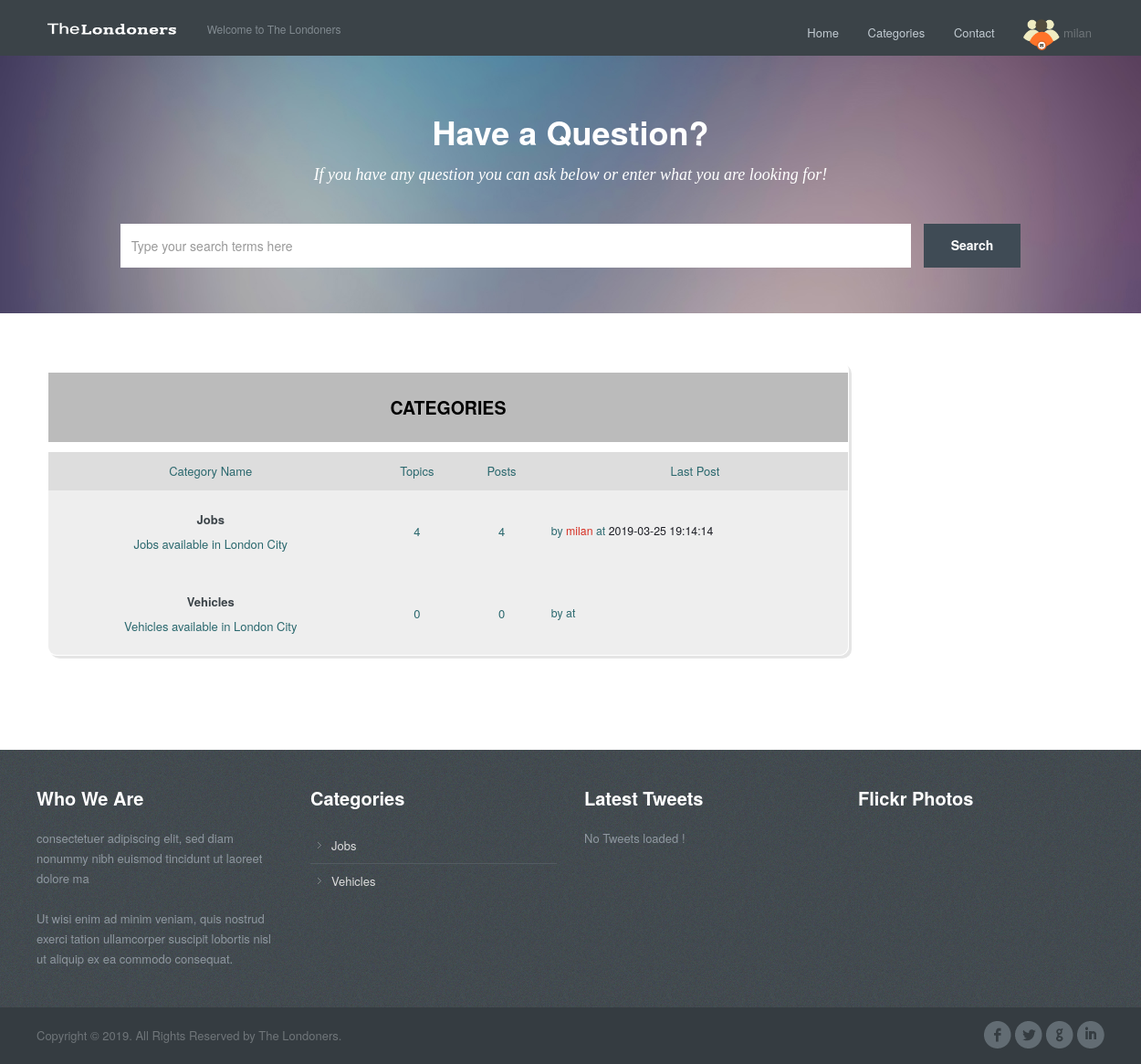
Page /categories.php (signed in) on the committed database.
### tables this page shows
CREATE TABLE `category_master` (
  `category_id` int(11) NOT NULL,
  `name` varchar(100) NOT NULL,
  `description` varchar(255) DEFAULT NULL,
  `created_by` int(11) NOT NULL,
  `created_datetime` timestamp NOT NULL DEFAULT CURRENT_TIMESTAMP
);

CREATE TABLE `user` (
  `user_id` int(11) NOT NULL,
  `user_name` varchar(30) NOT NULL,
  `password` varchar(255) NOT NULL,
  `user_type` int(11) NOT NULL,
  `created_by` int(11) NOT NULL,
  `created_date` timestamp NOT NULL DEFAULT CURRENT_TIMESTAMP
);

CREATE TABLE `post_threads` (
  `post_thread_id` int(11) NOT NULL,
  `post_master_id` int(11) NOT NULL,
  `member_id` int(11) NOT NULL,
  `previous_thread_id` int(11) NOT NULL,
  `thread_created_date` datetime NOT NULL DEFAULT CURRENT_TIMESTAMP,
  `thread_data` text NOT NULL
);

### categories.php (the view, shortened to what this page needs)
      <?php include_once "includes/header.inc.php"?>
        <?php include_once "includes/searchwrapper.inc.php"?>
<?php
        function displaycategories1(){
                $db_conn = dbconnect(DBHOST, DBDB, DBUSER, DBPW);
                $sql = "SELECT * FROM category_master";
                $result = $db_conn->query($sql);
                $str = "<table><tr><th>Category Name</th><th>Topics</th><th>Posts</th><th>Last Post</th></tr>";
                while($row = mysqli_fetch_array($result)){
                $cate_id = $row["category_id"];
                $cate_name = $row['name'];
                $cate_des =$row['description'];
                $sql_topic_num = "SELECT * FROM post_master WHERE category_id=$cate_id";
                $result_topic_num = $db_conn->query($sql_topic_num);
                $topic_num= mysqli_num_rows($result_topic_num);
                $sql_thread_num = "SELECT post_thread_id FROM post_threads pt INNER JOIN post_master pm ON pt.post_master_id = pm.post_master_id INNER JOIN category_master cm ON pm.category_id=cm.category_id WHERE cm.category_id =$cate_id";
                $result_thread_num = $db_conn->query($sql_thread_num);
                $thread_num= mysqli_num_rows($result_thread_num);
                $sql_name_time = "SELECT u.user_name, pt.thread_created_date FROM post_threads pt INNER JOIN user u ON pt.member_id=u.user_id INNER JOIN post_master pm ON pt.post_master_id = pm.post_master_id INNER JOIN category_master cm ON pm.category_id=cm.category_id WHERE cm.category_id =$cate_id LIMIT 1";
                $result_name_time=$db_conn->query($sql_name_time);
                $row_name_time = mysqli_fetch_assoc($result_name_time);
                $last_post_name= $row_name_time['user_name'];
                $last_post_time= $row_name_time['thread_created_date'];
                $str.="<tr><td><div class='article-entry standard'><h4><a href='category_post.php?categoryid=".$cate_id."'>". $cate_name."</a></h4><span class='article-meta'>".$cate_des."</span></div></td>
                <td>".$topic_num."</td>
                <td>".$thread_num."</td>
                <td>by <span style='color:#d62d20'>".$last_post_name."</span> at <span style='color:#1e1f26'>".$last_post_time."</span></td>
                </tr>";
        }
                $str.="</table>";
                echo $str;
       }
?>
         <div class="page-container">
                <div class="container">
                        <div class="row">
                                <div class="span8 page-content">
                                        <div class="row separator">
                                                <section class="span-cate articles-list">
                                                <div class="cate-table">
                                                        <h2 class="cate-header">Categories</h2>
                                                        <?php displaycategories1(); ?>
                                                </div>
                                                </section>
                                        </div>
                                </div>
                                </div>
                                </div>
              <?php include_once "includes/footer.inc.php"?>

### functions/functions.php (shortened to what this page needs)
<?php
function displaycategories(){
  $db_conn = dbconnect(DBHOST, DBDB, DBUSER, DBPW);
  $sql = "SELECT * FROM category_master";
$result = $db_conn->query($sql);
while($row = mysqli_fetch_array($result)){
  $cate_name = $row['name'];
echo "<li><a href='category_post.php' title='Lorem ipsum dolor sit amet'>". $cate_name."</a></li>";
}
}
?>

### css/responsive5152.css (style rules this page uses)
@media (min-width: 1200px) { .row { margin-left: -30px; *zoom: 1; } }
@media (min-width: 1200px) { .row:before, .row:after { display: table; content: ""; line-height: 0; } }
@media (min-width: 1200px) { .row:after { clear: both; } }
@media (min-width: 1200px) { [class*="span"] { float: left; min-height: 1px; margin-left: 30px; } }
@media (min-width: 1200px) { .container, .navbar-static-top .container, .navbar-fixed-top .container, .navbar-fixed-bottom .container { width: 1170px; } }
@media (min-width: 1200px) { .span8 { width: 770px; } }

### css/main5152.css (style rules this page uses)
body { background-color: #fff; }
.page-container { width: 100%; }
.page-container > .container { padding: 40px 35px; background-color: #fff; }
.page-content { margin-bottom: 20px; }
.widget ul li { list-style: none; padding: 8px 8px 8px 23px; background: url("../images/li-arrow.png") no-repeat 8px 15px; border-bottom: 1px solid #f2f2f2; }
.widget ul li:last-child { border-bottom: none; }
.row.separator { margin-bottom: 10px; }
.articles-list { margin-bottom: 20px; }
.article-entry > h4 { font-size: 13px; margin-bottom: 5px; font-weight: 600; }
.article-entry > h4 a { color: #3b4348; }
.article-entry .article-meta { display: block; margin-bottom: 10px; }
#footer .widget a { color: #ddd; }
#footer .widget ul li { border-bottom: 1px solid #535b61; }
#footer .widget ul li:last-child { border-bottom: none; }
.cate-header { background-color: #bbbbbb; color: black; font-size: 1.5em; padding: 1rem; text-align: center; text-transform: uppercase; }
.cate-table { border: 1px solid white; border-radius: 10px; box-shadow: 3px 3px 0 rgba(0, 0, 0, 0.1); max-width: calc(100% - 2em); margin: 1em auto; overflow: hidden; width: 900px; }
.cate-table table { width: 100%; }
.cate-table table td, .cate-table table th { color: #2b686e; padding: 10px; }
.cate-table table td { text-align: center; vertical-align: middle; }
.cate-table table td:last-child { font-size: 0.95em; line-height: 1.4; text-align: left; }
.cate-table table th { background-color: #dddddd ; font-weight: 300; }
.cate-table table tr:nth-child(2n) { background-color: #eeeeee; }
.cate-table table tr:nth-child(2n+1) { background-color: #eeeeee; }

### rows in the picture
category_master: name "Jobs", description "Jobs available in London City", topic_num "4", thread_num "4", user.user_name "milan", post_threads.thread_created_date "2019-03-25 19:14:14"
category_master: name "Vehicles", description "Vehicles available in London City", topic_num "0", thread_num "0"

### other values in the picture
$_SESSION['username'] "milan"
